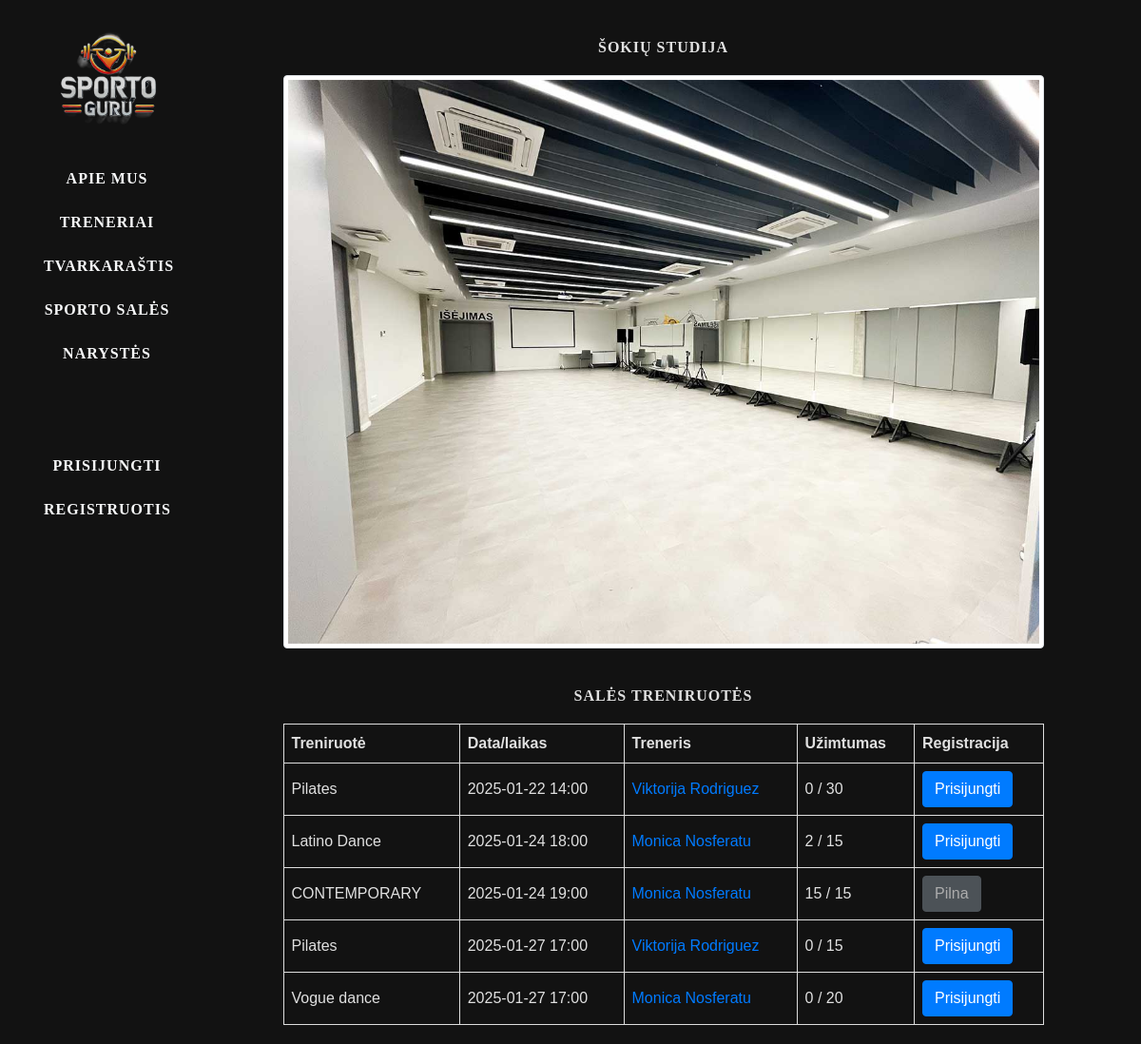
Before: /gympro/sporto-sale/2/ with the older database file.
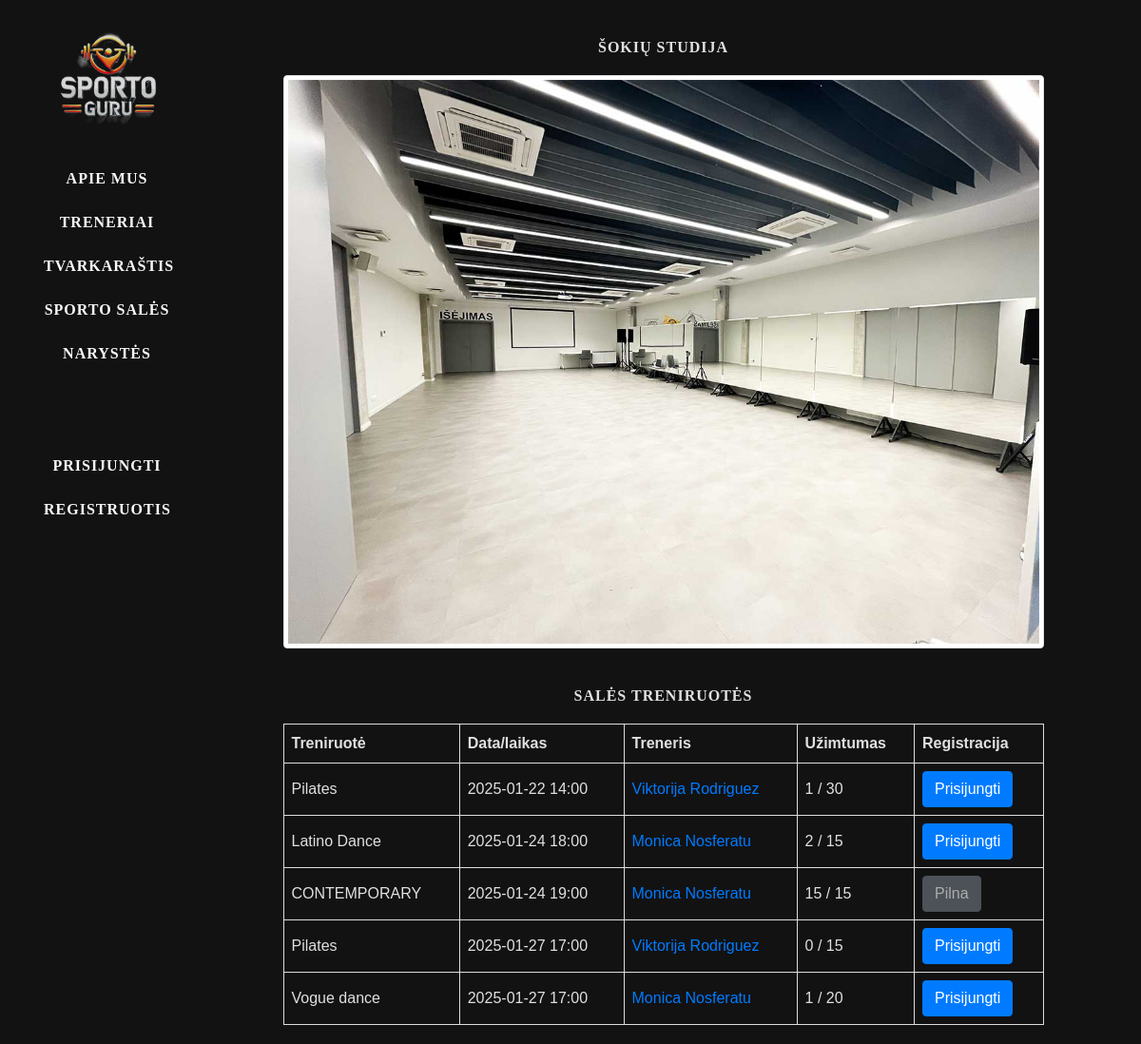
After: the same page with the newer database file.
### gympro/models.py (models this page shows, shortened)
class Class(models.Model):
    name = models.CharField(max_length=30)
    class_type = models.CharField(max_length=50, choices=[
        ('dziudo', 'Dziudo'),
        ('jiu-jitsu', 'Jiu-jitsu'),
        ('karate', 'Karate'),
        ('boksas', 'Boksas'),
        ('thai-boksas', 'Thai-Boksas'),
        ('crossfit', 'CrossFit'),
        ('pilates', 'Pilates'),
        ('yoga', 'Yoga'),
        ('zumba', 'Zumba'),
        ('fitness', 'Fitness'),
        ('dance', 'Dance'),
        ('gym-training', 'Gym-training'),
        ('power-lift', 'Power-lift'),
    ])
    instructor = models.ForeignKey("Instructor", on_delete=models.SET_NULL, null=True, blank=True,
                                   related_name="classes")
    sport_hall = models.ForeignKey("SportHall", on_delete=models.SET_NULL, null=True, blank=True,
                                   related_name="classes")
    schedule = models.DateTimeField(help_text="Įveskite pamokos datą ir laiką.", default=timezone.now)
    max_capacity = models.IntegerField()
    current_bookings = models.IntegerField(default=0)
    @property
    def is_full(self):
        return self.current_bookings >= self.max_capacity
    class Meta:
        ordering = ["name"]
        verbose_name = "Treniruotė"
        verbose_name_plural = "Treniruotės"

class Instructor(models.Model):
    first_name = models.CharField(max_length=30)
    last_name = models.CharField(max_length=30)
    specialization = models.CharField(max_length=100)
    bio = models.TextField(blank=True)
    contact_email = models.EmailField(blank=True, null=True)
    phone_number = models.CharField(max_length=15, blank=True, null=True)
    photo = models.ImageField(upload_to='instructors_photos/', blank=True, null=True)
    instagram = models.URLField(blank=True, null=True)
    facebook = models.URLField(blank=True, null=True)
    linkedin = models.URLField(blank=True, null=True)
    def __str__(self):
        return f"{self.first_name} {self.last_name}"
    class Meta:
        ordering = ["specialization"]
        verbose_name = "Instruktorius/Treneris"
        verbose_name_plural = "Instruktoriai/Treneriai"

### gympro/views.py (the view)
# urls.py: path('sporto-sale/<int:sporthall_id>/', views.sportosale, name='sporto_sale'),
def sportosale(request, sporthall_id):
    sale = get_object_or_404(SportHall, pk=sporthall_id)
    sales_tvarkarastis = sale.classes.filter(schedule__gte=now()).order_by('schedule')
    context = {
        "sale": sale,
        "sales_tvarkarastis": sales_tvarkarastis,
    }
    return render(request, "sporto_sale.html", context=context)

### gympro/templates/sporto_sale.html (shortened to what this page needs)
{% extends "base.html" %}
{% block content %}
<div class="col-sm-10">
    <div class="sale">
        <h4>{{ sale.name }}</h4>
        <div class="profile-photo">
            {% if sale.photo %}
                <img src="{{ sale.photo.url }}" alt="#" class="img-thumbnail">
            {% else %}
                <br>
            {% endif %}
        </div>
        <h4>Salės treniruotės</h4>
        <div class="table-treneris">
            <table>
                <thead>
                    <tr>
                        <th>Treniruotė</th>
                        <th>Data/laikas</th>
                        <th>Treneris</th>
                        <th>Užimtumas</th>
                        <th>Registracija</th>
                    </tr>
                </thead>
                <tbody>
                    {% for uzsiemimas in sales_tvarkarastis %}
                    <tr>
                        <td>{{ uzsiemimas.name }}</td>
                        <td>{{ uzsiemimas.schedule|date:"Y-m-d H:i" }}</td>
                        <td><a href="{% url 'treneris' uzsiemimas.instructor.id %}">{{ uzsiemimas.instructor }}</a></td>
                        <td>{{ uzsiemimas.current_bookings}} / {{uzsiemimas.max_capacity}}</td>
                        <td>{% if uzsiemimas.is_full %}
                                <button class="btn btn-secondary" disabled>Pilna</button>
                            {% else %}
                                <form method="post" action="{% url 'register_class' class_id=uzsiemimas.id %}">
                                    <button type="submit" class="btn btn-primary">
                                        {% if user.is_authenticated %}Registruotis{% else %}Prisijungti{% endif %}
                                    </button>
                                </form>
                            {% endif %}
                        </td>
                    </tr>
                    {% empty %}
                    <tr>
                        <td colspan="3">Šiuo metu nėra suplanuotų užsiėmimų.</td>
                    </tr>
                    {% endfor %}
                </tbody>
            </table>
        </div>
    </div>
</div>
{% endblock %}

Changed rows visible on the page:
changed Class (number 1 of 5 on the later page): current_bookings "0" → "1"
changed Class "Vogue dance": current_bookings "0" → "1"
